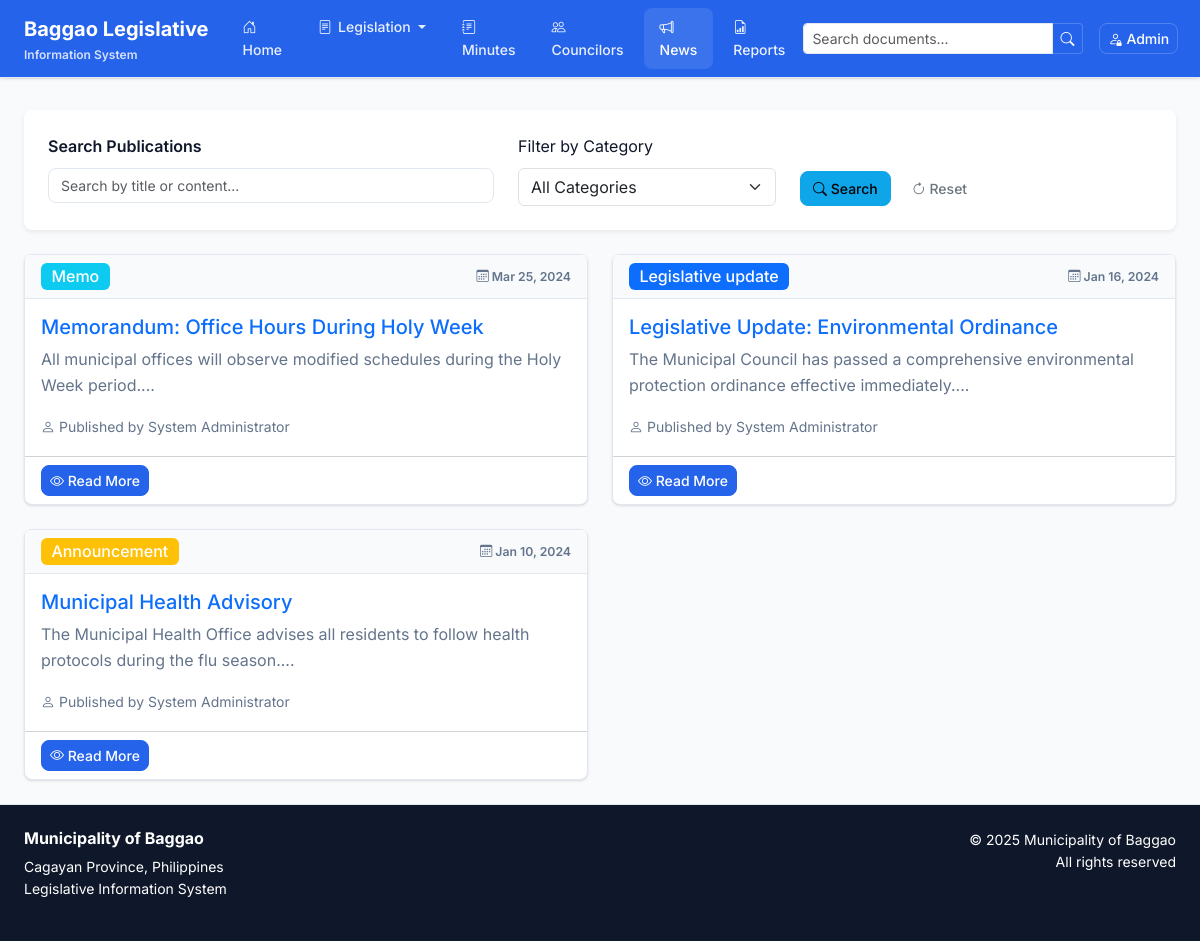
Page /publications on the committed database.
### tables this page shows
CREATE TABLE `publications` (
  `id` int(11) NOT NULL,
  `title` varchar(255) NOT NULL,
  `content` text NOT NULL,
  `category` enum('memo','announcement','legislative_update','notice') NOT NULL,
  `date_posted` date NOT NULL,
  `file_path` varchar(255) DEFAULT NULL,
  `status` enum('published','draft') DEFAULT 'published',
  `created_by` int(11) NOT NULL,
  `created_at` timestamp NOT NULL DEFAULT current_timestamp(),
  `updated_at` timestamp NOT NULL DEFAULT current_timestamp() ON UPDATE current_timestamp()
);

CREATE TABLE `users` (
  `id` int(11) NOT NULL,
  `email` varchar(100) NOT NULL,
  `password` varchar(255) NOT NULL,
  `role` enum('admin','secretary') NOT NULL,
  `full_name` varchar(100) NOT NULL,
  `created_at` timestamp NOT NULL DEFAULT current_timestamp(),
  `updated_at` timestamp NOT NULL DEFAULT current_timestamp() ON UPDATE current_timestamp()
);

### core/Controller.php (called while the page is built, shortened)
<?php
class Controller {
    protected function loadView($view, $data = []) {
        extract($data);
        include "views/{$view}.php";
        include "views/layout.php";
    }
}
?>

### controllers/PublicationController.php (called while the page is built, shortened)
<?php
class PublicationController extends Controller {
    public function index() {
        $publicationModel = new Publication();
        $category = $_GET['category'] ?? '';
        $search = $_GET['search'] ?? '';
        if (!empty($search)) {
            $publications = $publicationModel->searchPublished($search);
        } elseif (!empty($category)) {
            $publications = $publicationModel->getByCategory($category);
        } else {
            $publications = $publicationModel->getPublished();
        }
        $data = [
            'publications' => $publications,
            'current_category' => $category,
            'current_search' => $search,
            'categories' => [
                'memo' => 'Memos',
                'announcement' => 'Announcements',
                'legislative_update' => 'Legislative Updates',
                'notice' => 'Notices'
            ]
        ];
        $this->loadView('publications/index', $data);
    }
}
?>

### index.php (called while the page is built, shortened)
<?php
require_once 'config/database.php';
spl_autoload_register(function ($class_name) {
    $directories = [
        'models/',
        'controllers/',
        'core/'
    ];
    foreach ($directories as $directory) {
        $file = $directory . $class_name . '.php';
        if (file_exists($file)) {
            return;
        }
    }
});
$request = $_GET['page'] ?? 'home';
$action = $_GET['action'] ?? 'index';
$id = $_GET['id'] ?? null;
$routes = [
    'home' => 'HomeController',
    'ordinances' => 'OrdinanceController',
    'resolutions' => 'ResolutionController',
    'minutes' => 'MinuteController',
    'councilors' => 'CouncilorController',
    'publications' => 'PublicationController',
    'reports' => 'ReportController',
    'admin' => 'AdminController',
    'auth' => 'AuthController'
];
if (isset($routes[$request])) {
    $controller = new $controller_name();
    if (method_exists($controller, $action)) {
        $controller->$action($id);
    } else {
        $controller->index();
    }
} else {
    include 'views/404.php';
}
?>

### core/Model.php (called while the page is built, shortened)
<?php
class Model {
    public function __construct() {
        $database = new Database();
        $this->db = $database->getConnection();
    }
}
?>

### config/database.php (called while the page is built, shortened)
<?php
class Database {
    private $host = DB_HOST;
    private $db_name = DB_NAME;
    private $username = DB_USER;
    private $password = DB_PASS;
    private $conn = null;
    public function getConnection() {
        if ($this->conn === null) {
            try {
                $this->conn = new PDO(
                    "mysql:host=" . $this->host . ";dbname=" . $this->db_name,
                    $this->username,
                    $this->password,
                    array(
                        PDO::ATTR_ERRMODE => PDO::ERRMODE_EXCEPTION,
                        PDO::ATTR_DEFAULT_FETCH_MODE => PDO::FETCH_ASSOC,
                        PDO::MYSQL_ATTR_INIT_COMMAND => "SET NAMES utf8"
                    )
                );
            } catch(PDOException $exception) {
                echo "Connection error: " . $exception->getMessage();
                die();
            }
        }
        return $this->conn;
    }
}
?>

### models/Publication.php (called while the page is built, shortened)
<?php
class Publication extends Model {
    public function getPublished() {
        $sql = "SELECT p.*, u.full_name as created_by_name
                FROM publications p
                LEFT JOIN users u ON p.created_by = u.id
                WHERE p.status = 'published'
                ORDER BY p.date_posted DESC";
        $stmt = $this->db->prepare($sql);
        $stmt->execute();
        return $stmt->fetchAll();
    }
}
?>

### views/publications/index.php (the view, shortened to what this page needs)
<div class="card border-0 shadow-sm mb-4">
    <div class="card-body p-4">
        <form method="GET" action="<?= BASE_URL ?>publications" class="row g-4">
            <div class="col-md-5">
                <label for="search" class="form-label fw-semibold">Search Publications</label>
                <input type="text" class="form-control" id="search" name="search"
                       placeholder="Search by title or content..."
                       value="<?= htmlspecialchars($current_search) ?>">
            </div>
            <div class="col-md-3">
                <label for="category" class="form-label">Filter by Category</label>
                <select class="form-select" id="category" name="category">
                    <option value="">All Categories</option>
                </select>
            </div>
            <div class="col-md-3 d-flex align-items-end">
                <button type="submit" class="btn btn-info me-2">
                    <i class="bi bi-search"></i> Search
                </button>
                <a href="<?= BASE_URL ?>publications" class="btn btn-outline-secondary">
                    <i class="bi bi-arrow-clockwise"></i> Reset
                </a>
            </div>
        </form>
    </div>
</div>
<?php if (!empty($publications)): ?>
    <div class="row">
        <?php foreach ($publications as $publication): ?>
            <div class="col-lg-6 mb-4">
                <div class="card h-100">
                    <div class="card-header d-flex justify-content-between align-items-center">
                        <span class="badge bg-<?= $publication['category'] === 'announcement' ? 'warning' : ($publication['category'] === 'memo' ? 'info' : ($publication['category'] === 'legislative_update' ? 'primary' : 'secondary')) ?> fs-6">
                            <?= ucfirst(str_replace('_', ' ', $publication['category'])) ?>
                        </span>
                        <small class="text-muted">
                            <i class="bi bi-calendar3"></i> <?= date('M d, Y', strtotime($publication['date_posted'])) ?>
                        </small>
                    </div>
                    <div class="card-body">
                        <h5 class="card-title">
                            <a href="<?= BASE_URL ?>publications/view/<?= $publication['id'] ?>" class="text-decoration-none">
                                <?= htmlspecialchars($publication['title']) ?>
                            </a>
                        </h5>
                        <p class="card-text text-muted">
                            <?= htmlspecialchars(substr($publication['content'], 0, 200)) ?>...
                        </p>
                        <?php if (!empty($publication['created_by_name'])): ?>
                            <small class="text-muted">
                                <i class="bi bi-person"></i> Published by <?= htmlspecialchars($publication['created_by_name']) ?>
                            </small>
                        <?php endif; ?>
                    </div>
                    <div class="card-footer bg-transparent">
                        <div class="d-flex justify-content-between">
                            <a href="<?= BASE_URL ?>publications/view/<?= $publication['id'] ?>" class="btn btn-sm btn-primary">
                                <i class="bi bi-eye"></i> Read More
                            </a>
                        </div>
                    </div>
                </div>
            </div>
        <?php endforeach; ?>
    </div>
<?php endif; ?>

### views/layout.php (style rules this page uses)
:root { --primary: #2563eb; --primary-foreground: #ffffff; --secondary: #f1f5f9; --secondary-foreground: #0f172a; --muted: #f8fafc; --muted-foreground: #64748b; --accent: #f1f5f9; --accent-foreground: #0f172a; --destructive: #ef4444; --destructive-foreground: #ffffff; --border: #e2e8f0; --input: #e2e8f0; --ring: #2563eb; --background: #ffffff; --foreground: #0f172a; --card: #ffffff; --card-foreground: #0f172a; --popover: #ffffff; --popover-foreground: #0f172a; --radius: 0.5rem; }
* { border-color: var(--border); }
body { font-family: 'Inter', -apple-system, BlinkMacSystemFont, sans-serif; background-color: var(--background); color: var(--foreground); line-height: 1.6; }
.form-control { border: 1px solid var(--input); border-radius: var(--radius); background-color: var(--background); font-size: 0.875rem; transition: border-color 0.2s ease, box-shadow 0.2s ease; }
.btn { border-radius: var(--radius); font-weight: 500; font-size: 0.875rem; transition: all 0.2s ease; border: 1px solid transparent; }
.btn-primary { background-color: var(--primary); color: var(--primary-foreground); border-color: var(--primary); }
.btn-info { background-color: #0ea5e9; border-color: #0ea5e9; }
.card { background-color: var(--card); color: var(--card-foreground); border: 1px solid var(--border); border-radius: var(--radius); box-shadow: 0 1px 3px 0 rgb(0 0 0 / 0.1), 0 1px 2px -1px rgb(0 0 0 / 0.1); transition: all 0.2s ease; }
.card-header { background-color: var(--muted); border-bottom: 1px solid var(--border); font-weight: 600; font-size: 0.875rem; }
.text-muted { color: var(--muted-foreground) !important; }
.badge { font-size: 0.75rem; font-weight: 500; border-radius: calc(var(--radius) - 2px); }
.card { transition: all 0.2s cubic-bezier(0.4, 0, 0.2, 1); }
.btn { transition: all 0.2s cubic-bezier(0.4, 0, 0.2, 1); }

### rows in the picture
publications: category "Memo", date_posted "Mar 25, 2024", title "Memorandum: Office Hours During Holy Week", content "All municipal offices will observe modified schedules during the Holy Week period.", created_by.full_name "System Administrator"
publications: category "Legislative update", date_posted "Jan 16, 2024", title "Legislative Update: Environmental Ordinance", content "The Municipal Council has passed a comprehensive environmental protection ordinance effective immediately.", created_by.full_name "System Administrator"
publications: category "Announcement", date_posted "Jan 10, 2024", title "Municipal Health Advisory", content "The Municipal Health Office advises all residents to follow health protocols during the flu season.", created_by.full_name "System Administrator"
